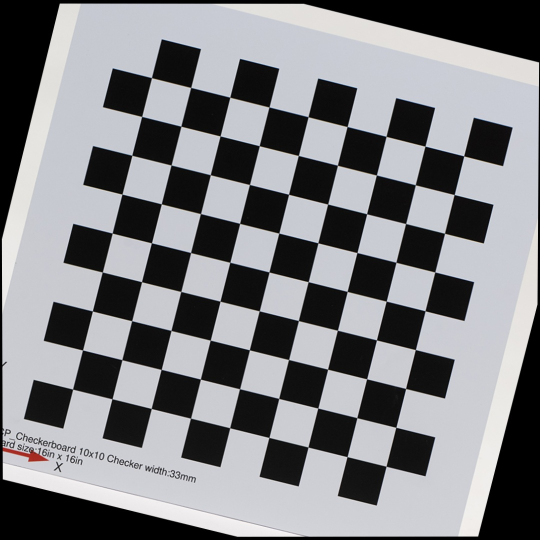
#> input picture cpv-camera mapping/calibration_images/img_03.jpg, 1080 x 1080 px, given in place of the camera (shown at 1/2 size)
$ jupyter execute 'notebook_cpv_camera mapping.ipynb'   (shell and % lines are left out)   (older library calls are emulated)   (text cells are left out)
#> lines starting #> are read from the running program, lines starting #| are printed output that depends on the picture; after the words box and inside, x2 and y2 are one past the last pixel; in counts of white or black regions, pixels touching at a corner belong together
[cell 1]
import cv2

cap = cv2.VideoCapture(0)
ret, frame = cap.read()
#> frame is the input picture: shape (1080, 1080, 3); mean B, G, R 132.7, 129.5, 128.8

while True:
    ret, frame = cap.read()
    if not ret:
        break

    cv2.imshow('Frame', frame)
    # Press 'q' to exit
    if cv2.waitKey(1) & 0xFF == ord('q'):
#> (key q is pressed here)
        break

cap.release()
cv2.destroyAllWindows()

[cell 2]
import numpy as np

fx, fy = 800, 800  # pixels
cx, cy = 320, 240  # image center

K = np.array([[fx, 0, cx],
              [0, fy, cy],
              [0, 0, 1]], dtype=float)

print("Matrix K:\n", K)

[cell 3]
import numpy as np

X_3d = np.array([1.0, 2.0, 5.0])
# Perspective divide first
x_norm = X_3d[0] / X_3d[2]
y_norm = X_3d[1] / X_3d[2]

p_h = np.array([x_norm, y_norm, 1])
p_2d = K @ p_h

u = int(p_2d[0])
v = int(p_2d[1])

print("p_2d = K @ p_h:\n", p_2d)
print("u = p_2d[0]:", u)
print("v = p_2d[1]:", v)

[cell 4]
import numpy as np

x, y, z = 1.0, 2.0, 6.5
X_3d_new = np.array([x, y, z])
# Perspective divide first
x_norm = X_3d_new[0] / X_3d_new[2]
y_norm = X_3d_new[1] / X_3d_new[2]

p_h = np.array([x_norm, y_norm, 1])
p_2d = K @ p_h

u = int(p_2d[0])
v = int(p_2d[1])

print("p_2d = K @ p_h:\n", p_2d)
print("u = p_2d[0]:", u)
print("v = p_2d[1]:", v)

[cell 5]
import pickle
import numpy as np

K, dist, image_size, reprojection_error = (np.array([[800, 0, 320],
                                                   [0, 800, 240],
                                                   [0, 0, 1]], dtype=float),
                                           np.array([0.1, -0.05, 0.001, 0.0005, 0.0]),
                                           (640, 480),
                                           0.5)
# Save calibration data
calib_data = {'K': K,
              'dist': dist,
              'image_size': image_size,
              'reprojection_error': reprojection_error}

with open('calib.pkl', 'wb') as f:
    pickle.dump(calib_data, f)

# Load saved calibration
with open('calib.pkl', 'rb') as f:
    calib_data = pickle.load(f)

K = calib_data['K']
dist = calib_data['dist']

print("K matrix loaded:\n", K)

# Save rvecs/tvecs
rvecs = [np.array([[0.1],
                   [0.2],
                   [0.3]])]

tvecs = [np.array([[1.0],
                   [2.0],
                   [3.0]])]

pose_data = {'rvecs': rvecs, 'tvecs': tvecs}

with open('pose.pkl', 'wb') as f:
    pickle.dump(pose_data, f)

[cell 6]
import cv2
import pickle

# Load calibration
with open('calib.pkl', 'rb') as f:
    calib_data = pickle.load(f)

K = calib_data['K']
dist = calib_data['dist']

# Open camera
cap = cv2.VideoCapture(0)

if not cap.isOpened():
    print("Cannot open camera")
    exit()

# Read one frame to get size
ret, frame = cap.read()
if not ret:
    print("Cannot read frame")
    exit()

h, w = frame.shape[:2]
#> h = 1080; w = 1080

# Precompute remap (FAST)
mapx, mapy = cv2.initUndistortRectifyMap(K, dist, None, K, (w, h), cv2.CV_32FC1)

# Loop
while True:
    ret, frame = cap.read()
    if not ret:
        break

    # Undistort
    undist1 = cv2.undistort(frame, K, dist)
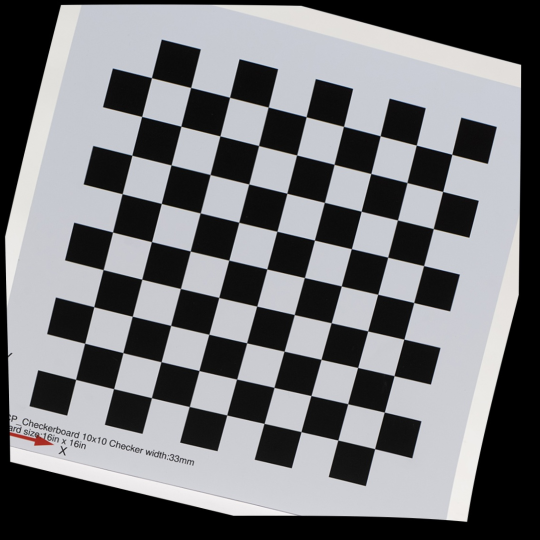
#> undist1: shape (1080, 1080, 3) (shown at 1/2 size); mean B, G, R 122, 119, 118.3
    undist2 = cv2.remap(frame, mapx, mapy, cv2.INTER_LINEAR)

    # Show
    cv2.imshow('Original', frame)
    cv2.imshow('Undistorted', undist1)
    cv2.imshow('Undistorted (remap)', undist2)

    # Press 'q' to quit
    if cv2.waitKey(1) & 0xFF == ord('q'):
#> (key q is pressed here)
        break

# Cleanup
cap.release()
cv2.destroyAllWindows()

[cell 7]
img = frame.copy()

u1, v1 = 400, 300
u2, v2 = 450, 350

projected_points = [(u1, v1), (u2, v2)]
print("Projected points (u, v):", projected_points)

for (u, v) in projected_points:
    cv2.circle(img, (u, v), 5, (0, 255, 0), -1)
#> img: shape (1080, 1080, 3); 0.01% of pixels changed, all inside (x1, y1, x2, y2) = (395, 295, 456, 356)

cv2.imshow('Projected', img)

key = cv2.waitKey(0) & 0xFF
#> (key q is pressed here)
if key == ord('q'):
    cv2.destroyAllWindows()

[cell 8]
import cv2

img = cv2.imread("pink_flower.jpg")
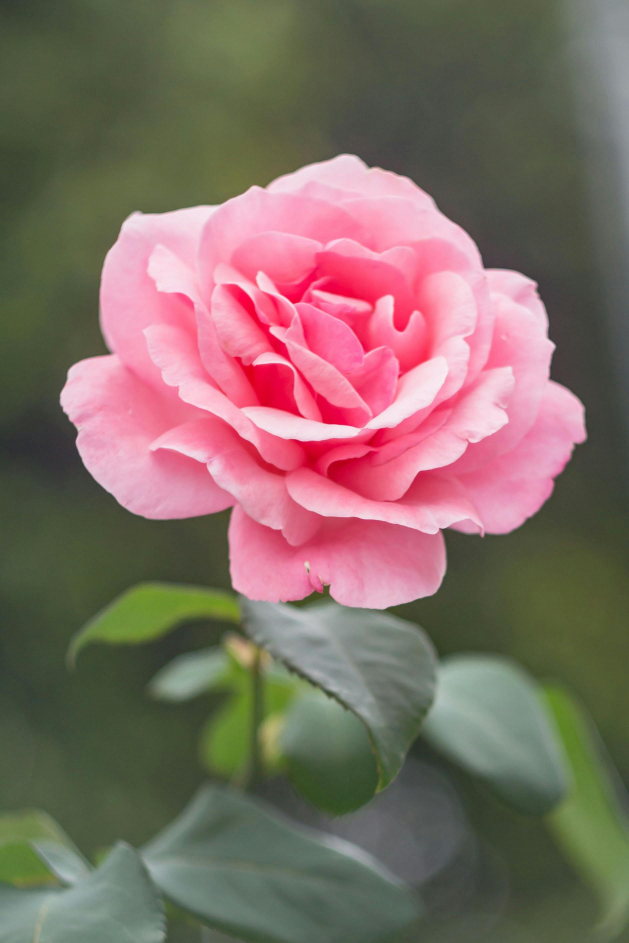
#> input picture cpv-camera mapping/pink_flower.jpg, 1886 x 2829 px (shown at 1/3 size)
#> img is the input picture: shape (2829, 1886, 3); mean B, G, R 100.7, 108.5, 128.6
gray = cv2.cvtColor(img, cv2.COLOR_BGR2GRAY)
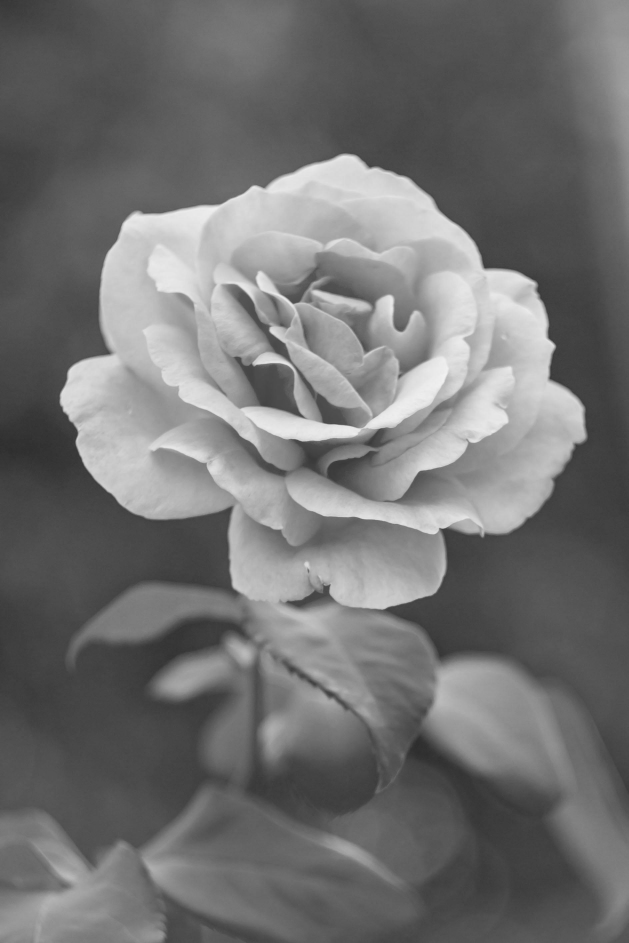
#> gray: shape (2829, 1886) (shown at 1/3 size); min 41, max 244, mean 113.6

# Threshold first
_, thresh = cv2.threshold(gray, 127, 255, cv2.THRESH_BINARY)
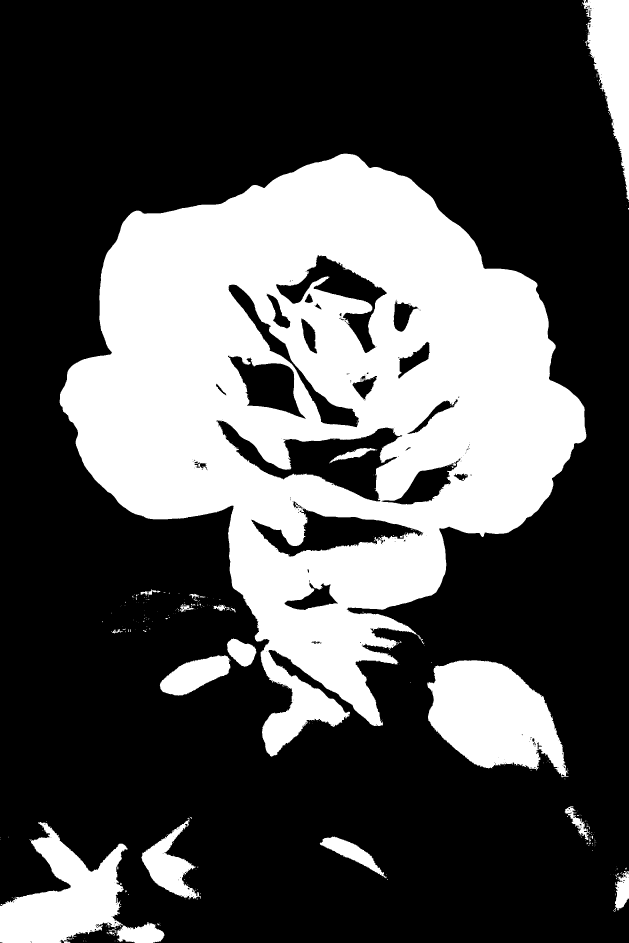
#> thresh: shape (2829, 1886) (shown at 1/3 size); 31.3% white; 342 white regions (304 under 20 px)

# Find contours
contours, _ = cv2.findContours(thresh, cv2.RETR_EXTERNAL, cv2.CHAIN_APPROX_SIMPLE)
#> contours = 291 contours, 267 with area under 20; largest, box (x1, y1, x2, y2) and area: (179, 461, 1759, 2270) 1581820, (1282, 1981, 1707, 2332) 96288, (0, 2466, 384, 2829) 70622, (1746, 0, 1886, 600) 40434, (424, 2453, 602, 2699) 16304

# Draw contours
for cnt in contours:
    cv2.drawContours(img, [cnt], -1, (0,255,0), 2)
#> this loop made 291 passes
#> cnt on passes 1 to 3: [[352, 2824], [352, 2825]], [[258, 2824]], [[344, 2822], [344, 2823], [345, 2823], [345, 2822]]
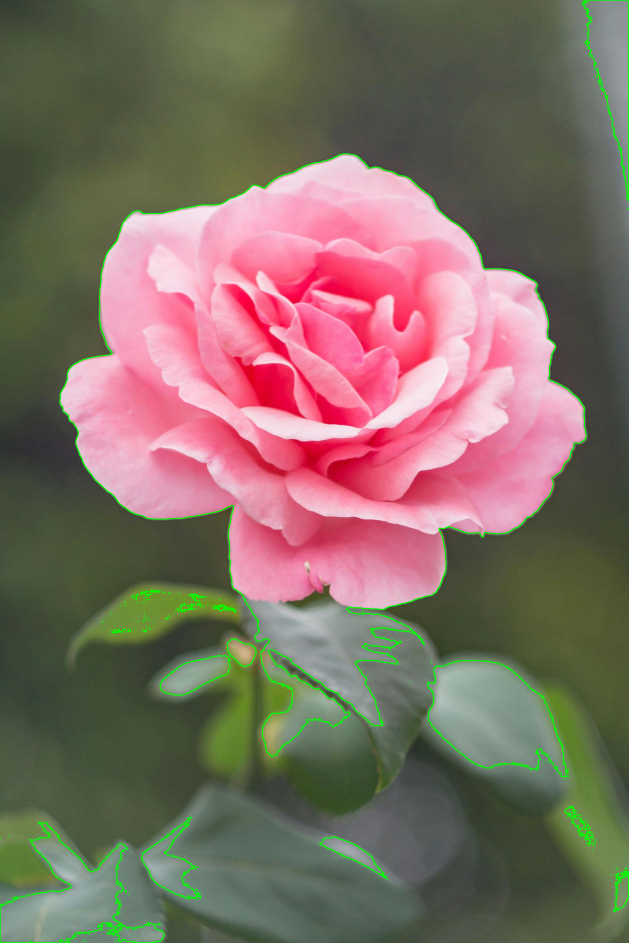
#> img: shape (2829, 1886, 3) (shown at 1/3 size); mean B, G, R 99.3, 110, 127.1

cv2.imshow("Contours", img)

# Save the image with contours
cv2.imwrite("pink_flower_contours.jpg", img)

key = cv2.waitKey(0) & 0xFF
#> (key q is pressed here)
if key == ord('q'):
    cv2.destroyAllWindows()

[cell 9]
# Use the same contours to compute moments
for cnt in contours:
    M = cv2.moments(cnt)
    if M['m00'] != 0:
        cx = int(M['m10'] / M['m00'])
        cy = int(M['m01'] / M['m00'])
        print(f"Centroid: ({cx}, {cy})")
    else:
        print("Contour area is zero, cannot compute centroid.")
#> this loop made 291 passes
#> (cnt, cx, cy) on passes 3, 5, 7, 17, 18, 28, 29, 30, 31, 33: ([[344, 2822], [344, 2823], [345, 2823], [345, 2822]], 344, 2822), ([[249, 2822], [249, 2823], [250, 2823], [250, 2822]], 249, 2822), ([[220, 2814], [219, 2815], [221, 2815], [221, 2814]], 220, 2814), ([[352, 2782], [352, 2783], [354, 2783], [353, 2783]], 352, 2782), ([[318, 2777], [317, 2778], [319, 2778], [319, 2777]], 318, 2777), ([[1843, 2734], [1842, 2735], [1845, 2735], [1844, 2734]], 1843, 2734), ([[1847, 2730], [1846, 2731], [1846, 2732], [1847, 2733]], 1846, 2731), ([[1840, 2730], [1840, 2733], [1841, 2732], [1841, 2731]], 1840, 2731), ([[360, 2712], [360, 2713], [362, 2713], [363, 2712]], 361, 2712), ([[590, 2696], [590, 2697], [593, 2697], [593, 2696]], 591, 2696)
#> (cx, cy) on passes 8, 10, 11, 12, 14, 23: (224, 2808), (322, 2798), (334, 2799), (346, 2795), (336, 2789), (474, 2772)
#| Contour area is zero, cannot compute centroid.
#| Contour area is zero, cannot compute centroid.
#| Centroid: (344, 2822)
#| Contour area is zero, cannot compute centroid.
#| Centroid: (249, 2822)
#| Contour area is zero, cannot compute centroid.
#| Centroid: (220, 2814)
#| Centroid: (224, 2808)
#> (further printed lines are left out)

[cell 10]
# Use the same contours to compute bounding boxes to convert to 3d
import numpy as np

# Simulated depth map
depth_map = np.random.uniform(0.5, 5.0, size=gray.shape).astype(np.float32)

# Example camera intrinsics
fx, fy = 600, 600
cx, cy = 320, 240

for cnt in contours:
    x, y, w, h = cv2.boundingRect(cnt)

    # Center pixel
    u = x + w // 2
    v = y + h // 2

    # Get depth (Z)
    Z = depth_map[v, u]  # depth in meters (or mm → convert!)

    if Z == 0:
        continue  # skip invalid depth

    # Convert to 3D
    X = (u - cx) * Z / fx
    Y = (v - cy) * Z / fy

    print(f"3D Position: X={X:.3f}, Y={Y:.3f}, Z={Z:.3f}")
#> this loop made 291 passes
#> (cnt, x, y, w, h, u, v, Z) on passes 1, 3, 4: ([[352, 2824], [352, 2825]], 352, 2824, 1, 2, 352, 2825, 2.55), ([[344, 2822], [344, 2823], [345, 2823], [345, 2822]], 344, 2822, 2, 2, 345, 2823, 3.33), ([[255, 2822], [255, 2823]], 255, 2822, 1, 2, 255, 2823, 3.25)
#| 3D Position: X=0.136, Y=11.002, Z=2.554
#| 3D Position: X=-0.055, Y=2.312, Z=0.537
#| 3D Position: X=0.139, Y=14.344, Z=3.332
#| 3D Position: X=-0.352, Y=13.972, Z=3.245
#| 3D Position: X=-0.264, Y=9.754, Z=2.266
#| 3D Position: X=-0.298, Y=11.474, Z=2.673
#| 3D Position: X=-0.130, Y=3.346, Z=0.780
#| 3D Position: X=-0.218, Y=5.944, Z=1.388
#> (further printed lines are left out)

[cell 11]
import numpy as np

# Define the transformation matrix
r11, r12, r13 = 1, 0, 0
r21, r22, r23 = 0, 1, 0
r31, r32, r33 = 0, 0, 1
tx, ty, tz = 0.5, 0.0, 0.2

T_base_camera = np.array([[r11, r12, r13, tx],
                          [r21, r22, r23, ty],
                          [r31, r32, r33, tz],
                          [0,   0,   0,   1 ]])

P_camera = np.array([X, Y, Z, 1])
#> P_camera = [7.35, 0.295, 2.95, 1]
P_base = T_base_camera @ P_camera
#> P_base = [7.85, 0.295, 3.15, 1]
Xb, Yb, Zb = P_base[:3]
#> Xb = 7.85; Yb = 0.295; Zb = 3.15

for cnt in contours:
    x, y, w, h = cv2.boundingRect(cnt)

    # Center pixel
    u = x + w // 2
    v = y + h // 2

    Z = depth_map[v, u]
    if Z <= 0:
        continue

    # Camera intrinsics
    X = (u - cx) * Z / fx
    Y = (v - cy) * Z / fy

    # Camera frame point
    P_camera = np.array([X, Y, Z, 1])

    # Transform to robot base
    P_base = T_base_camera @ P_camera

    Xb, Yb, Zb = P_base[:3]

    print(f"Robot Target: X={Xb:.3f}, Y={Yb:.3f}, Z={Zb:.3f}")
#> this loop made 291 passes
#> cnt on passes 2 to 4: [[258, 2824]], [[344, 2822], [344, 2823], [345, 2823], [345, 2822]], [[255, 2822], [255, 2823]]

[cell 12]
import cv2

u1, v1 = 400, 300
u2, v2 = 450, 350
K = np.array([[800, 0, 320],
              [0, 800, 240],
              [0, 0, 1]], dtype=float)
dist = np.array([0.1, -0.05, 0.001, 0.0005, 0.0])

# Use the same contours to compute 3D pose (PnP)
objpoints = np.array([[0, 0, 0],
                      [1, 0, 0],
                      [1, 1, 0],
                      [0, 1, 0]], dtype=np.float32)

imgpoints = np.array([[u1, v1],
                      [u2, v2],
                      [u2+50, v2],
                      [u1+50, v1]], dtype=np.float32)

# cv2.solvePnP(# Nx3 world points, # Nx2 image points, # camera matrix, # distortion coeffs)
ret, rvec, tvec = cv2.solvePnP(objpoints, imgpoints, K, dist)
if ret:
    print("Rotation Vector (rvec):\n", rvec)
    print("Translation Vector (tvec):\n", tvec)
else:
    print("PnP failed to find a solution.")

[cell 13]
import cv2
import numpy as np
import os

img = cv2.imread("chessboard.jpg")
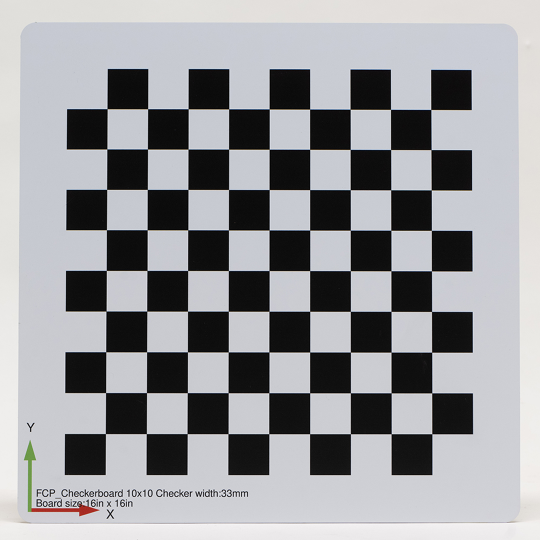
#> input picture cpv-camera mapping/chessboard.jpg, 1080 x 1080 px (shown at 1/2 size)
#> img is the input picture: shape (1080, 1080, 3); mean B, G, R 156.4, 153.2, 152.5

if img is None:
    raise ValueError("Image not found!")

save_path = "calibration_images"
os.makedirs(save_path, exist_ok=True)

h, w = img.shape[:2]

for i in range(20):
    # Random rotation
    angle = np.random.uniform(-20, 20)
    M_rot = cv2.getRotationMatrix2D((w//2, h//2), angle, 1)

    rotated = cv2.warpAffine(img, M_rot, (w, h))

    # Random perspective transform
    pts1 = np.float32([
        [0, 0],
        [w, 0],
        [0, h],
        [w, h]
    ])

    shift = 10
    pts2 = np.float32([
        [np.random.randint(0, shift), np.random.randint(0, shift)],
        [w - np.random.randint(0, shift), np.random.randint(0, shift)],
        [np.random.randint(0, shift), h - np.random.randint(0, shift)],
        [w - np.random.randint(0, shift), h - np.random.randint(0, shift)]
    ])

    M_persp = cv2.getPerspectiveTransform(pts1, pts2)
    warped = cv2.warpPerspective(rotated, M_persp, (w, h))

    filename = f"{save_path}/img_{i:02d}.jpg"
    cv2.imwrite(filename, warped)

    print(f"Saved: {filename}")
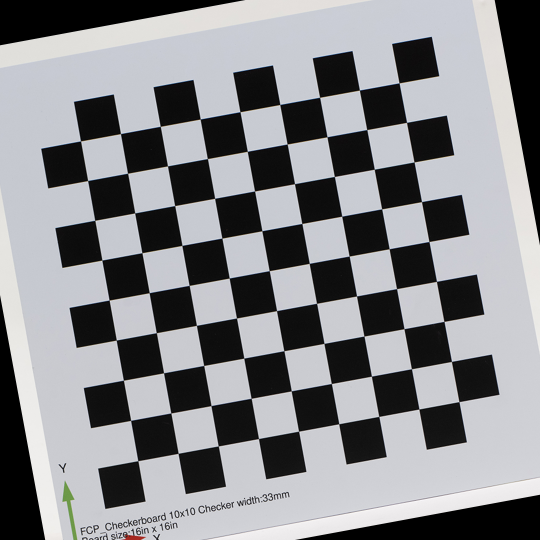
#> rotated: shape (1080, 1080, 3) (shown at 1/2 size); mean B, G, R 139.6, 136.4, 135.4

print("Dataset generated!")

[cell 14]
import cv2
import numpy as np
import glob
import os

# Import: The chessbord pattern must be the same as the images used for data collection
# For example, if the chessboard is 10x10, then use (9, 9) for inner corners
chessboard_size = (9, 9)  # (inner corners per row, column)
criteria = (cv2.TERM_CRITERIA_EPS + cv2.TERM_CRITERIA_MAX_ITER, 30, 0.001)

image_folder = "calibration_images"
valid_folder = "valid_calibration_images"
os.makedirs(valid_folder, exist_ok=True)

# Prepare object points (3D points in real world)
objp = np.zeros((chessboard_size[0]*chessboard_size[1], 3), np.float32)
objp[:, :2] = np.mgrid[0:chessboard_size[0], 0:chessboard_size[1]].T.reshape(-1, 2)

objpoints = []  # 3D points
imgpoints = []  # 2D detected points

images = glob.glob(f"{image_folder}/*.jpg")

valid_count = 0

for fname in images:
    img = cv2.imread(fname)
    gray = cv2.cvtColor(img, cv2.COLOR_BGR2GRAY)
#> gray: shape (1080, 1080)

    # Detect chessboard corners
    ret, corners = cv2.findChessboardCorners(gray, chessboard_size,
                                             flags=cv2.CALIB_CB_ADAPTIVE_THRESH + cv2.CALIB_CB_NORMALIZE_IMAGE)

    if ret:
        # Sub-pixel refinement
        corners_subpix = cv2.cornerSubPix(gray, corners, winSize=(11, 11),
                                          zeroZone=(-1, -1), criteria=criteria)

        objpoints.append(objp)
        imgpoints.append(corners_subpix)

        # Draw and save valid image
        cv2.drawChessboardCorners(img, chessboard_size, corners_subpix, ret)
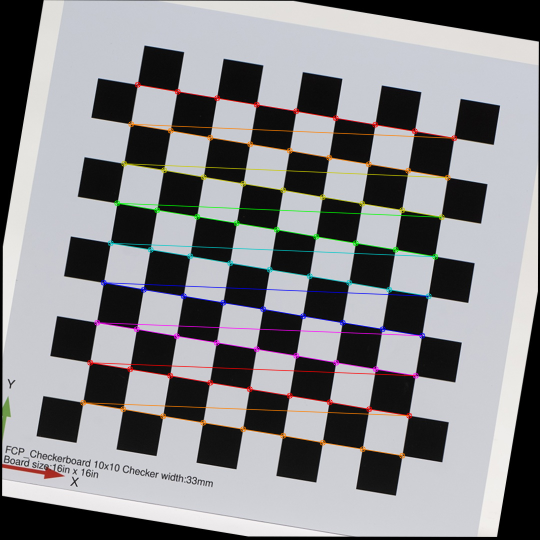
#> img: shape (1080, 1080, 3) (shown at 1/2 size); mean B, G, R 138.3, 135.5, 135.6

        save_name = os.path.join(valid_folder, os.path.basename(fname))
        cv2.imwrite(save_name, img)

        valid_count += 1
        print(f"[VALID] {fname}")

    else:
        print(f"[REJECTED] {fname}")

print(f"\nTotal valid images: {valid_count}/{len(images)}")

[cell 15]
ret, K, dist, rvecs, tvecs = cv2.calibrateCamera(objpoints, imgpoints,
                                                 gray.shape[::-1], None, None)

print("\n=== Calibration Results ===")
print("RMS Reprojection Error:", ret)
print("\nCamera Matrix (K):\n", K)
print("\nDistortion Coefficients:\n", dist)

[cell 16]
# Compute Reprojection Error
total_error = 0

for i in range(len(objpoints)):
    imgpoints2, _ = cv2.projectPoints(objpoints[i], rvecs[i], tvecs[i], K, dist)
    error = cv2.norm(imgpoints[i], imgpoints2, cv2.NORM_L2) / len(imgpoints2)
    total_error += error
#> this loop made 2 passes

mean_error = total_error / len(objpoints)

print("\nMean Reprojection Error:", mean_error)

[cell 17]
# Draw projected points vs detected points:
for i in range(len(objpoints)):
    img = cv2.imread(images[i])

    projected, _ = cv2.projectPoints(
        objpoints[i], rvecs[i], tvecs[i], K, dist
    )

    for p in projected:
        cv2.circle(img, tuple(p.ravel().astype(int)), 5, (0, 0, 255), -1)
#> this loop made 81 passes
#> p on passes 1 to 12: [[275, 169.1]], [[354.4, 182.3]], [[433.8, 195.6]], [[513.1, 209]], [[592.3, 222.3]], [[671.5, 235.8]], [[750.6, 249.3]], [[829.6, 262.8]], [[908.5, 276.4]], [[261.5, 248]], [[340.9, 261.2]], [[420.4, 274.5]]
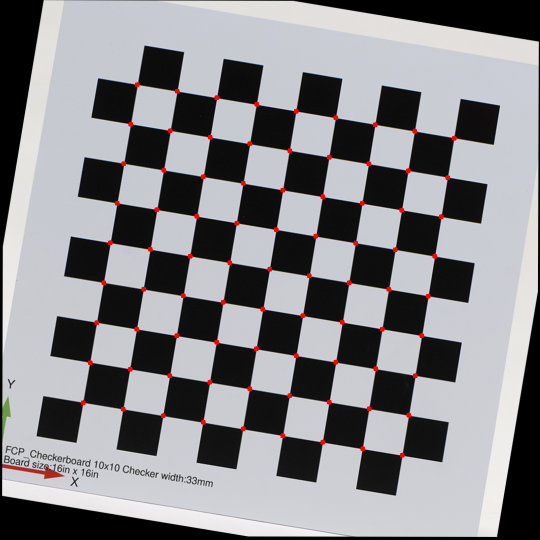
#> img: shape (1080, 1080, 3) (shown at 1/2 size); mean B, G, R 138.1, 134.9, 135.6

    for p in imgpoints[i]:
        cv2.circle(img, tuple(p.ravel().astype(int)), 5, (0, 255, 0), 2)
#> this loop made 81 passes
#> p on passes 1 to 12: [[275.1, 169.4]], [[354.6, 182.6]], [[433.6, 195.8]], [[513, 209.2]], [[592.2, 222.4]], [[671.4, 235.7]], [[750.4, 249.1]], [[829.4, 262.5]], [[908.2, 275.8]], [[261.6, 248.2]], [[341.1, 261.4]], [[420.4, 274.6]]
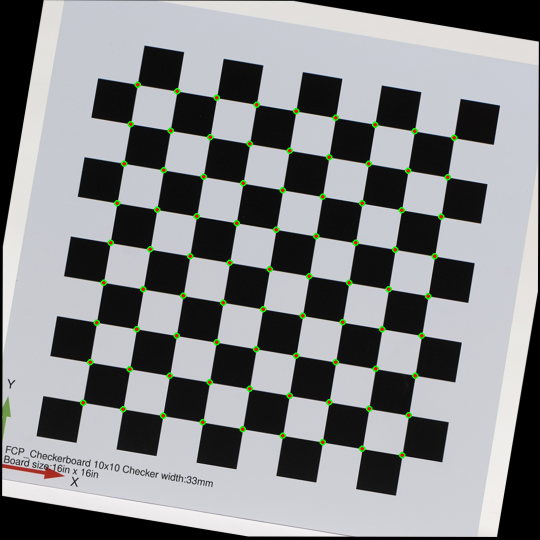
#> img: shape (1080, 1080, 3) (shown at 1/2 size); 0.62% of pixels changed, all inside (x1, y1, x2, y2) = (160, 163, 915, 917)

    cv2.imshow("Reprojection Check", img)
    cv2.waitKey(500)

cv2.destroyAllWindows()
